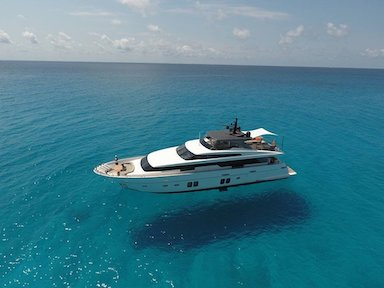
#> input picture Part2/float_boat_40%.jpg, 384 x 288 px
$ python sift.py
#> lines starting #> are read from the running program, lines starting #| are printed output that depends on the picture
'''
Alex Brockman
Part 2 Implementation
Experiment with changing the sift parameters, should not take too long
'''

import cv2
import numpy as np

#read in image
img = cv2.imread('float_boat_40%.jpg')
#> img is the input picture: shape (288, 384, 3); mean B, G, R 140.8, 124.3, 66.3

#convert to gray and apply sift function
gray = cv2.cvtColor(img,cv2.COLOR_BGR2GRAY)
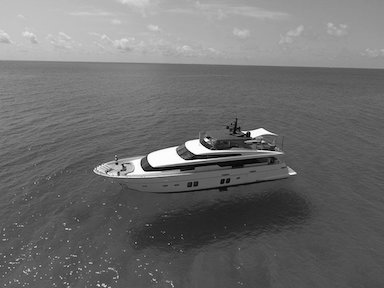
#> gray: shape (288, 384); min 0, max 255, mean 108.8
sift = cv2.xfeatures2d.SIFT_create() #nfeatures=n to specify

#create keypoints and draw them on the picture
kp = sift.detect(gray,None)
#> kp = 78 keypoints; strongest (x, y, size): (206, 140, 2.3), (195, 146, 9.6), (256, 133, 6.6), (147, 167, 6.3)
img = cv2.drawKeypoints(img,kp, None, flags=cv2.DrawMatchesFlags_DEFAULT)

#write the finished result to file
cv2.imwrite('sift_keypoints1_smaller.jpg',img)

$ run again, with Part2/float_boat_rotate.jpg copied over Part2/float_boat_40%.jpg
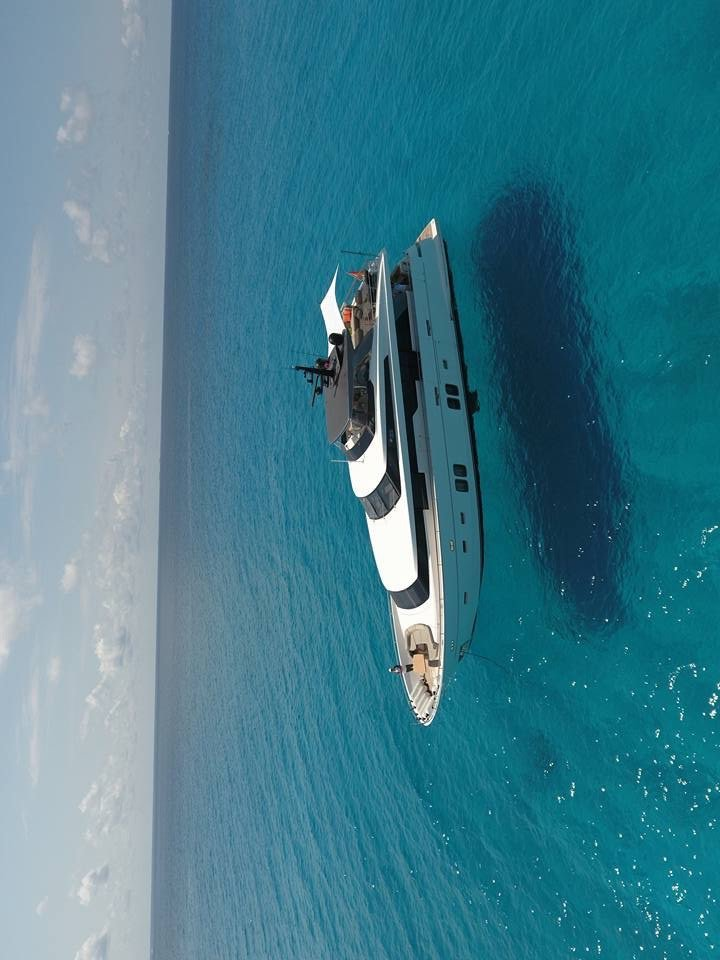
#> input picture Part2/float_boat_rotate.jpg, 720 x 960 px
#> img is the input picture: shape (960, 720, 3); mean B, G, R 140.4, 124.2, 65.7
#> `gray = cv2.cvtColor(img,cv2.COLOR_BGR2GRAY)`:
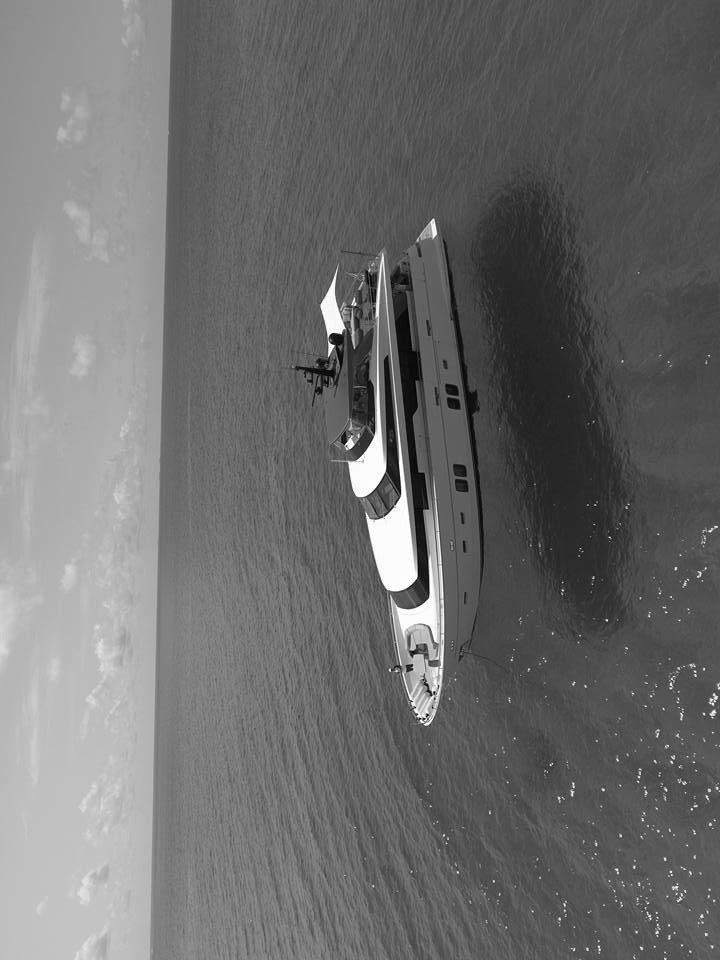
#> gray: shape (960, 720); min 0, max 255, mean 108.6
#> kp = 425 keypoints; strongest (x, y, size): (350, 444, 5.6), (331, 347, 4.4), (366, 472, 24), (676, 568, 1.9)
#> `img = cv2.drawKeypoints(img,kp, None, flags=cv2.DrawMatchesFlags_DEFAU..`:
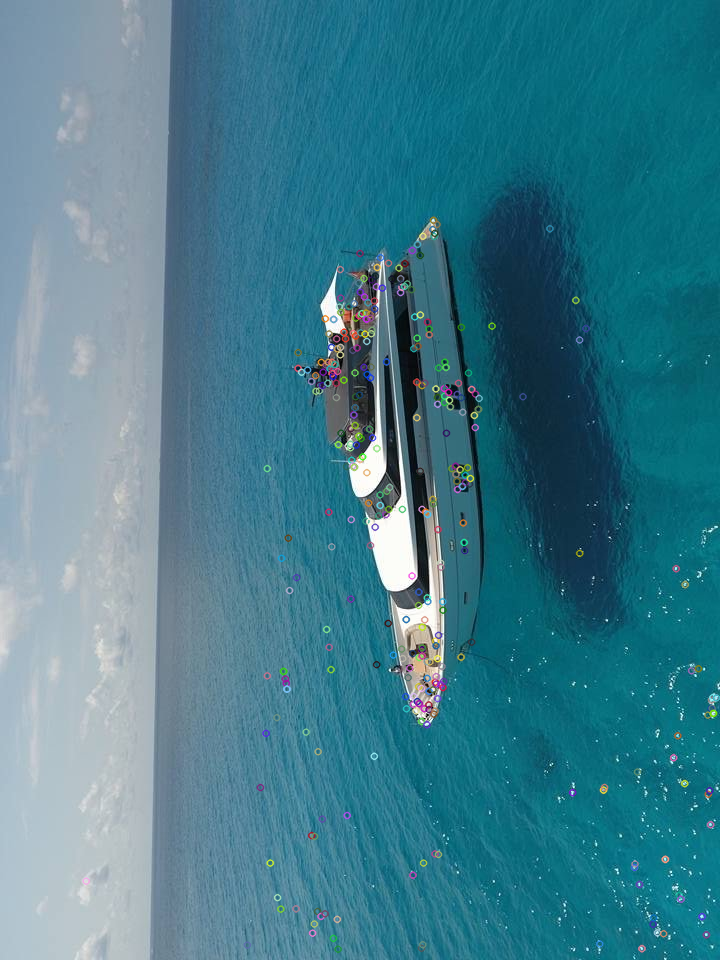
#> img: shape (960, 720, 3); mean B, G, R 140.5, 124.4, 66.3
